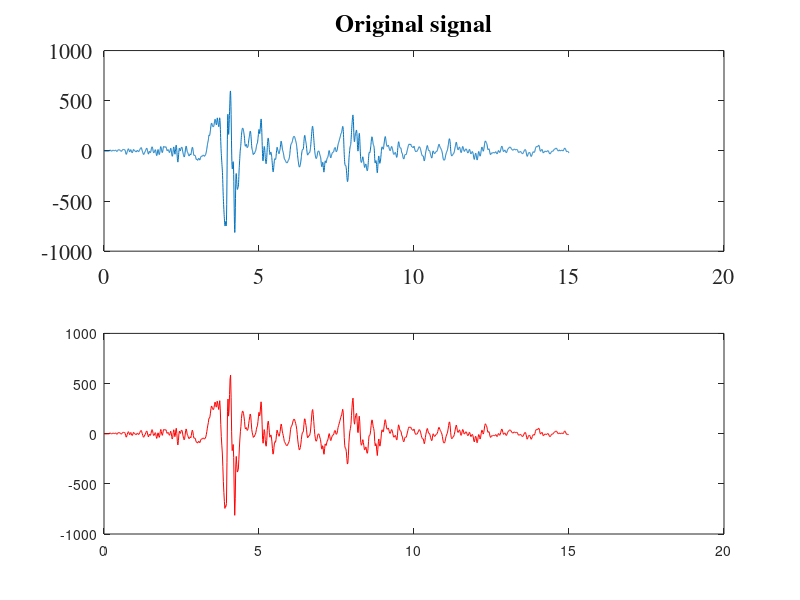

The MATLAB script that drew this image: (Note: this script raises an error after producing the figure.)
clear; clc; close all;

% load original signal sampled at 240 Hz
load original.mat
dt = 1 / 240;

n = 4; % downsampling factor

timespan = 0:dt:(length(original)-1)*dt; 

figure(1)
fsz = 16;
set(gcf,'position',[300 283 600 600]);
set(gca,'TickLength',[.0025 .0025]);

subplot(211)
plot(timespan,original);
title('Original signal','fontsize',fsz,'fontname','times');
set(gca,'fontname','times','fontsize',fsz);

subplot(212)
yp = downsample(original,n); 
timespan = 0:dt*n:(length(original)-1)*dt; 
plot(timespan,yp,'r'); hold on; 

yp = decimateFD(original,n); 
plot(timespan,yp,'g'); 
title('Decimated signal by 4 (MatLAB downsample vs decimateFD)','fontsize',fsz,'fontname','times');
legend('MatLAB downsample','decimateFD'); 
xlabel('Time (s)','FontSize',[fsz],'fontname','times');
set(gca,'fontname','times','fontsize',fsz); 

print('-dpng','-painters','-r600','decimateFD-1.png')